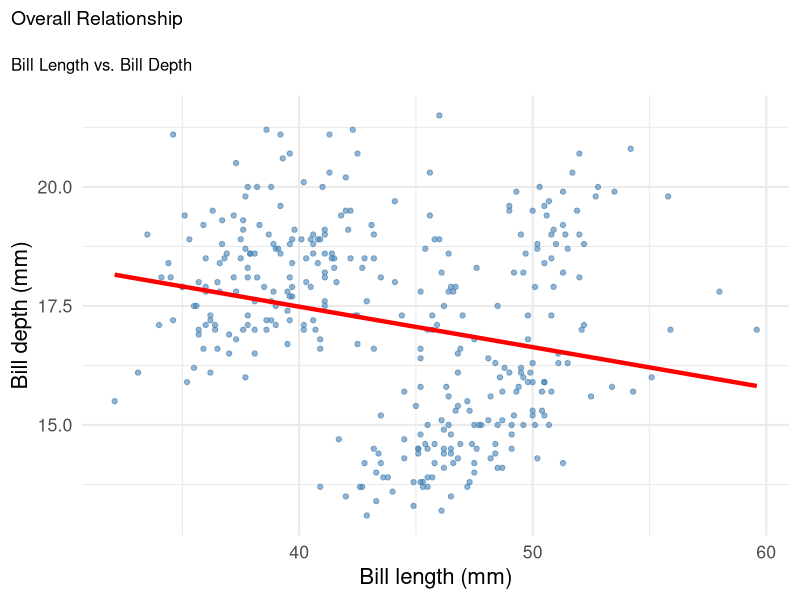
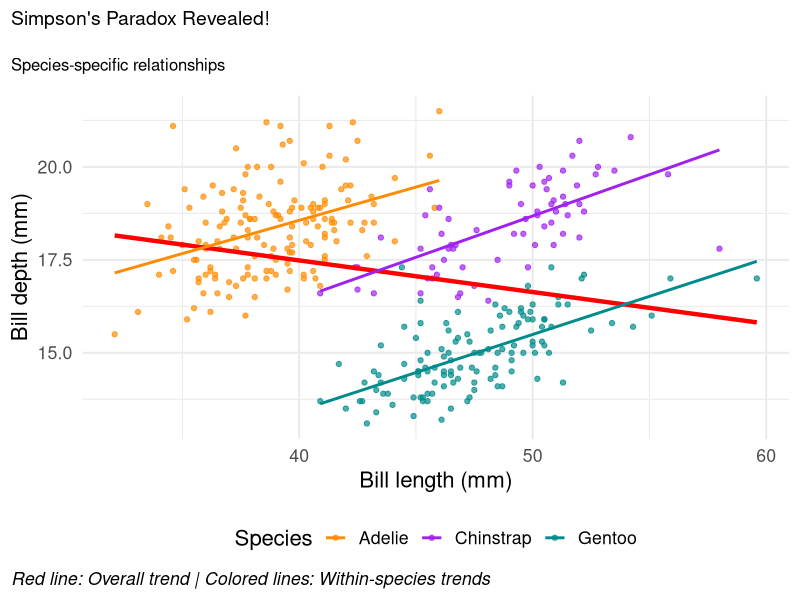
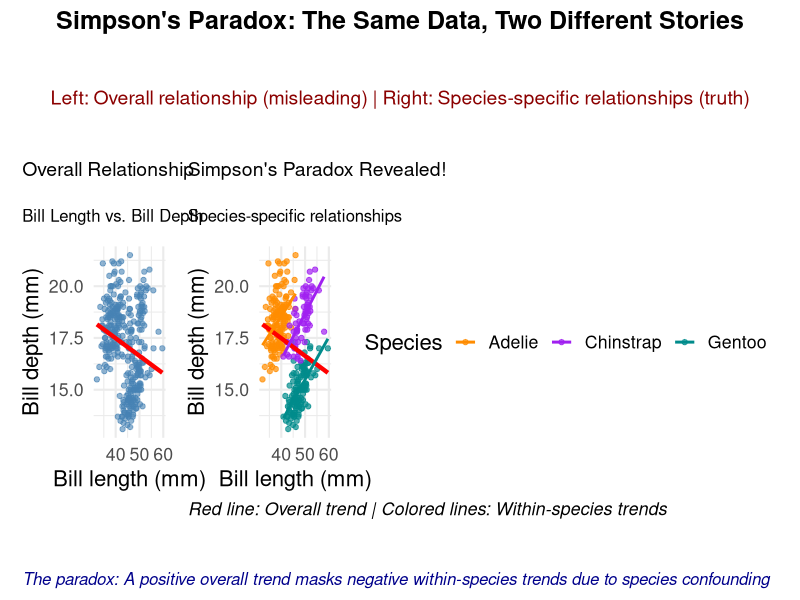

Here is the R script that generated these plots, in order:
## ---- chunk 1
#| message: false
#| warning: false
# Set CRAN mirror for package installation
options(repos = c(CRAN = "https://cran.rstudio.com/"))

# Install required packages if not already installed
if (!require(patchwork, quietly = TRUE)) {
  install.packages("patchwork")
  library(patchwork)
}

library(ggplot2)
library(palmerpenguins)
data(penguins)
## ---- chunk 2
#| message: false
#| warning: false
plot1 <- ggplot(data = penguins,
        aes(x = bill_length_mm,
        y = bill_depth_mm)) +
  theme_minimal(16) +
  geom_point(alpha = 0.6, color = "steelblue") +
  labs(title = "Overall Relationship",
       subtitle = "Bill Length vs. Bill Depth",
       x = "Bill length (mm)",
       y = "Bill depth (mm)") +
  theme(plot.title.position = "plot",
        plot.caption = element_text(hjust = 0, face= "italic"),
        plot.caption.position = "plot",
        plot.title = element_text(size = 14, margin = margin(b = 20)),
        plot.subtitle = element_text(size = 12, margin = margin(b = 15))) +
  geom_smooth(method = "lm", se = FALSE, color = "red", linewidth = 1.5)

plot1
## ---- chunk 3
#| message: false
#| warning: false
#| eval: true
#| fig-cap: "Simpson's Paradox Revealed: Overall vs. Species-Specific Relationships"

plot2 <- ggplot(data = penguins,
       aes(x = bill_length_mm,
           y = bill_depth_mm,
           color = species)) +
  theme_minimal(16) +
  geom_point(alpha = 0.7) +
  scale_color_manual(values = c("darkorange","purple","cyan4"),
                     name = "Species") +
  labs(title = "Simpson's Paradox Revealed!",
       subtitle = "Species-specific relationships",
       x = "Bill length (mm)",
       y = "Bill depth (mm)",
       caption = "Red line: Overall trend | Colored lines: Within-species trends") +
  theme(plot.title.position = "plot",
        plot.caption = element_text(hjust = 0, face = "italic"),
        plot.caption.position = "plot",
        legend.position = "bottom",
        plot.title = element_text(size = 14, margin = margin(b = 20)),
        plot.subtitle = element_text(size = 12, margin = margin(b = 15))) +
  # Overall trend (ignoring species)
  geom_smooth(method = "lm", se = FALSE, color = "red", 
              linewidth = 1.5, alpha = 0.8) +
  # Species-specific trends
  geom_smooth(method = "lm", se = FALSE, linewidth = 1)

plot2
## ---- chunk 4
#| message: false
#| warning: false
#| eval: true
#| fig-cap: "Side-by-Side Comparison: Simpson's Paradox in Action"
#| fig-width: 14
#| fig-height: 8
#| out-width: "100%"

# Create the side-by-side comparison using patchwork
comparison_plot <- plot1 + plot2 +
  plot_layout(guides = "collect", widths = c(1, 1), ncol = 2) +
  plot_annotation(
    title = "Simpson's Paradox: The Same Data, Two Different Stories",
    subtitle = "Left: Overall relationship (misleading) | Right: Species-specific relationships (truth)",
    caption = "The paradox: A positive overall trend masks negative within-species trends due to species confounding",
    theme = theme_minimal(16) +
      theme(
        plot.title = element_text(size = 18, face = "bold", hjust = 0.5, margin = margin(b = 40)),
        plot.subtitle = element_text(size = 14, hjust = 0.5, color = "darkred", margin = margin(b = 30)),
        plot.caption = element_text(size = 12, hjust = 0, face = "italic", color = "darkblue", margin = margin(t = 30)),
        plot.title.position = "plot",
        plot.caption.position = "plot"
      )
  )

comparison_plot
